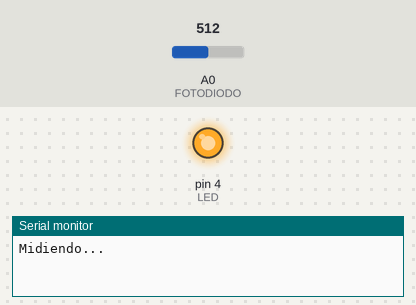
Recording of a sketch running on a simulated Arduino Uno, built with avr-gcc and run on an emulated ATmega328P. Parts: output pins drawn as LEDs (lit = HIGH), the last lines printed to the serial monitor. The test bench sets the inputs (shaded band); at power-on: A0 (FOTODIODO) = 512.

Above: at 1.2 s.
1.3 s: A0 (FOTODIODO) set to 54
2.8 s: A0 (FOTODIODO) set to 45
At 4.0 s:
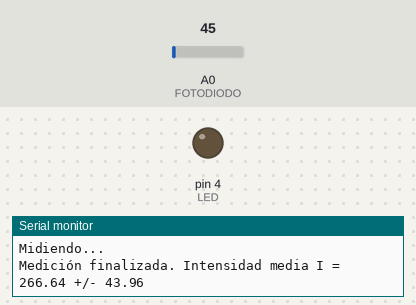
4.3 s: A0 (FOTODIODO) set to 85
At 5.1 s:
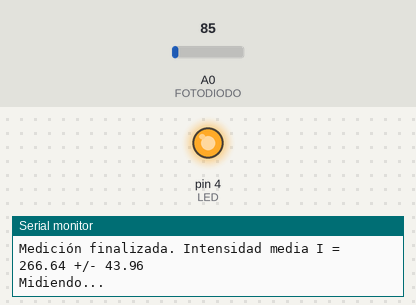
5.8 s: A0 (FOTODIODO) set to 40
At 6.4 s:
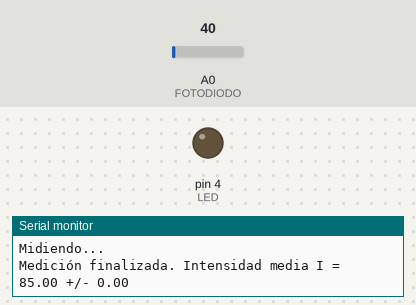
Timing chart, 0 to 8.3 s (numbered marks = the images above; inputs shaded):
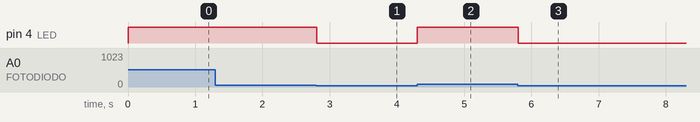

The sketch:

intensidad_fotodiodo.ino
```cpp
/*

Cuando el fotodiodo detecta luz, este código enciende un led y comienza a tomar medidas de la intensidad recibida. Va
guardando todas esas medidas mientras siga habiendo luz o se llegue a un máximo de medidas (especificado más adelante),
lo que ocurra primero. Cuando se detiene la toma de datos, devuelve la media de todas las intensidades guardadas junto
con su error y se prepara para tomar una nueva medida.

La intensidad máxima que nos devuelve es de 1023 (el fotodiodo satura), y la mínima de 0 (no detecta nada). A mayor
resistencia entre el fotodiodo y tierra, la sensibilidad es también mayor (hay más diferencia entre las intensidades
detectadas con luz directa vs con algo de por medio), pero también antes satura el fotodiodo con la misma luz.

La máxima resistencia que he podido poner para evitar que sature con luz directa es de 432 kΩ (dos resistencias de 68 kΩ
en paralelo conectadas en serie con otra de 68 kΩ y una de 330 kΩ), donde la luz del láser de 405 nm llega a un máximo de
intensidad desde 890 hasta 990, supongo que será por razones como la luz ambiente y que debido a mi pulso la posición de
incidencia del haz baile alrededor del detector.

*Actualización*: después de medirlo ya en oscuridad y con un soporte para el láser, se obtiene un máximo de ~980.

*/


// CONEXIONES DE ARDUINO

const int FOTODIODO = A0; // Pin analógico al que está conectado el fotodiodo.
const int LED = 4; // Pin digital al que está conectado el LED.


// CONSTANTES DEL PROGRAMA

// Valor de intensidad a partir del cual el sensor indica que detecta luz.
const int umbral = 50;

// Número máximo de medidas que se quieran guardar para hacer la media entre ellas. Cuando se llegue a este valor, el led
// parpadeará para avisar que se ha parado de tomar medias. No ponerlo demasiado alto para evitar que se llene la RAM del
// Arduino, aunque supongo que para que pase eso haría falta un valor excesivamente grande.
const int maxMedidas = 75;

// Tiempo que transcurre entre diferentes medidas (en milisegundos).
const int espera = 100;

// Estado del led mientras se están tomando medidas: HIGH = encendido, LOW = apagado.
const int estado = HIGH;


// INICIALIZACIÓN DE VARIABLES

float I = 0; float eI = 0; // Valor y error de la intensidad registrada por el fotodiodo.

int valores[maxMedidas]; // Vector donde se guardan las medidas de la intensidad.
int indice; // Número de medida.
bool midiendo; // Controla si se detecta luz.
bool limiteAlcanzado; // Controla si se llena el vector "valores".

int fase = 0; // Fase del procedimiento.
// 0 = Esperando luz para medir la intensidad.
// 1 = Midiendo la intensidad.
// 2 = Mostrar el valor y resetar a fase 0.


// CÓDIGO

void setup() {
  pinMode(FOTODIODO, INPUT);
  pinMode(LED, OUTPUT);
  Serial.begin(9600);
}

void loop() {
  int valorFD = analogRead(FOTODIODO);

  // Cuando detecta luz por primera vez comienza la fase 1.
  if (fase == 0 && valorFD >= umbral) {
    midiendo = true;
    indice = 0;
    limiteAlcanzado = false;

    fase = 1;
  }

  // Toma de medidas de la intensidad.
  if (fase == 1 && valorFD >= umbral) {
    if (!limiteAlcanzado && indice < maxMedidas) {
      if (indice == 0) {
        Serial.println();
        Serial.println("Midiendo... ");
      }
      valores[indice++] = valorFD;
    }

    if (indice == maxMedidas) {
      limiteAlcanzado = true;
    }

    if (!limiteAlcanzado) {
      digitalWrite(LED, estado);
      delay(espera);
    }
  }

  // Cuando ya no detecta luz o se llena el vector de medidas, pasar a fase 2.
  if (fase == 1 && limiteAlcanzado) {
    while (valorFD >= umbral) {
      digitalWrite(LED, HIGH);
      delay(250);
      digitalWrite(LED, LOW);
      delay(250);
      valorFD = analogRead(FOTODIODO);
    }

    digitalWrite(LED, LOW);
    fase = 2;
  }
  if (fase == 1 && valorFD < umbral) {
    digitalWrite(LED, LOW);
    fase = 2;
  }

  // Mostrar los resultados.
  if (fase == 2) {
    I = Media(valores, indice);
    eI = ErrorDeLaMedia(valores, indice, I);

    Serial.print("Medición finalizada. Intensidad media I = ");
    Serial.print(I, 2);
    Serial.print(" +/- ");
    Serial.println(eI, 2);

    // Resetear variables para una nueva medición.
    I = eI = 0;
    fase = 0;
    midiendo = false;
    limiteAlcanzado = false;
  }
}

// Función para calcular la media
float Media(int *valor, int n) {
  float suma = 0;
  for (int i = 0; i < n; i++) {
    suma += valor[i];
  }
  return suma / n;
}

// Función para calcular el error de la media
float ErrorDeLaMedia(int *valor, int n, float media) {
  float sum_diff_2 = 0;
  for (int i = 0; i < n; i++) {
    float diff = valor[i] - media;
    sum_diff_2 += pow(diff, 2);
  }
  float std = sqrt(sum_diff_2 / (n-1));
  return std / sqrt(n);
}
```

Measured:
- the behaviour switches between 50 and 49 on A0 (FOTODIODO) (found by bisection; images 0 and 1)
- after the input at 1.3 s, every drawn part: stays the same
- after the input at 2.8 s, pin 4 (LED): HIGH → LOW at once
- after the input at 4.3 s, pin 4 (LED): LOW → HIGH at once
- after the input at 5.8 s, pin 4 (LED): HIGH → LOW at once
